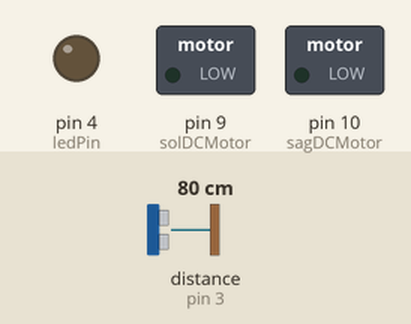
Bench run of a sketch on a simulated Arduino Uno, built with avr-gcc and run on an emulated ATmega328P. Shown: switched loads named in the sketch (green lamp = pin HIGH), output pins drawn as LEDs (lit = HIGH). Inputs (shaded band) come from the test bench; at power-on: distance to the obstacle (sensor on pin 3) 80 cm. The echo pulse lasts 58.3 µs per cm; random numbers use the default seed unless the sketch sets one; pins used as bus, display or sensor lines are not drawn.

Above: at 0.1 s.
At 1.1 s:
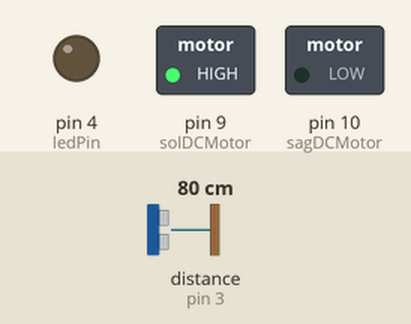
At 14.6 s:
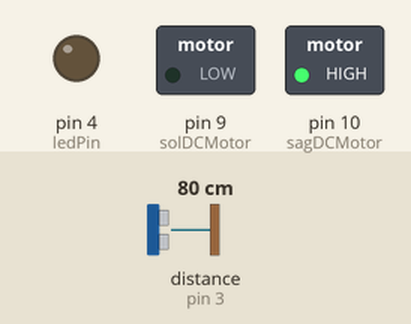
At 37.2 s:
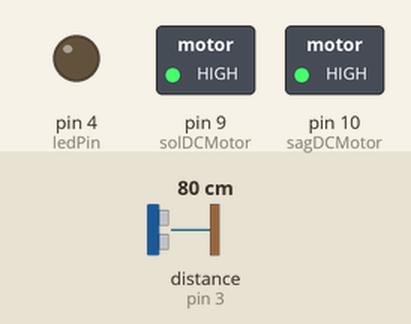
Timing chart, 0 to 40.9 s (numbered marks = the images above):
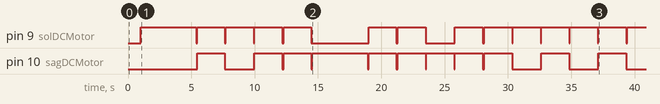

Measured:
- by itself, pin 10 (sagDCMotor): LOW → HIGH at 5.5 s, → LOW 2.2 s later, → HIGH 2.3 s later, → LOW 2.2 s later, … (22 changes in this stretch)

The sketch:

robot.ino
```cpp
short solDCMotor = 9;
short sagDCMotor = 10;
short trigPin = 2;
short echoPin = 3;
short ledPin = 4;
short sure;
short uzaklik = 0;
int mevcutKonum[2];
short sonKalanYon = 1;
short randomSayi;
short kaliciRandom;
short geciciUzaklik = 0;

void setup() {
  pinMode(solDCMotor, OUTPUT);
  pinMode(sagDCMotor, OUTPUT);
  pinMode(trigPin, OUTPUT);
  pinMode(echoPin, INPUT);
  pinMode(4, OUTPUT);
  pinMode(ledPin, OUTPUT);
  mevcutKonum[0] = 0;
  mevcutKonum[1] = 0;
  delay(1000);
}

/*
 * 90 DERECE = 2200 MS
 * 180 DERECE = 4400 MS
 * 270 DERECE = 6600 MS
 */
void ilerlet(short yon, int milisaniye) {
  // +Y EKSENİ İLERLETME
  if (yon == 1) {
    if (sonKalanYon == 1) {
      digitalWrite(solDCMotor, 1);
      digitalWrite(sagDCMotor, 1);
      delay(milisaniye);
      digitalWrite(solDCMotor, 0);
      digitalWrite(sagDCMotor, 0);
    }
    if (sonKalanYon == 2) {
      digitalWrite(solDCMotor, 1);
      delay(2200);
      digitalWrite(sagDCMotor, 1);
      delay(milisaniye);
      digitalWrite(solDCMotor, 0);
      digitalWrite(sagDCMotor, 0);
    }
    if (sonKalanYon == 3){
      digitalWrite(sagDCMotor, 1);
      delay(2200);
      digitalWrite(solDCMotor, 1);
      delay(milisaniye);
      digitalWrite(solDCMotor, 0);
      digitalWrite(sagDCMotor, 0);
    }
    if (sonKalanYon == 4) {
      digitalWrite(solDCMotor, 1);
      delay(4400);
      digitalWrite(sagDCMotor, 1);
      delay(milisaniye);
      digitalWrite(solDCMotor, 0);
      digitalWrite(sagDCMotor, 0);
    }
    sonKalanYon = 1;
    mevcutKonum[1] += milisaniye;
  }

  // -X EKSENİ İLERLETME
  if (yon == 2) {
    if (sonKalanYon == 1) {
      digitalWrite(sagDCMotor, 1);
      delay(2200);
      digitalWrite(solDCMotor, 1);
      delay(milisaniye);
      digitalWrite(solDCMotor, 0);
      digitalWrite(sagDCMotor, 0);
    }
    if (sonKalanYon == 2) {
      digitalWrite(solDCMotor, 1);
      digitalWrite(sagDCMotor, 1);
      delay(milisaniye);
      digitalWrite(solDCMotor, 0);
      digitalWrite(sagDCMotor, 0);
    }
    if (sonKalanYon == 3){
      digitalWrite(solDCMotor, 1);
      delay(4400);
      digitalWrite(sagDCMotor, 1);
      delay(milisaniye);
      digitalWrite(solDCMotor, 0);
      digitalWrite(sagDCMotor, 0);
    }
    if (sonKalanYon == 4) {
      digitalWrite(solDCMotor, 1);
      delay(2200);
      digitalWrite(sagDCMotor, 1);
      delay(milisaniye);
      digitalWrite(solDCMotor, 0);
      digitalWrite(sagDCMotor, 0);
    }
    sonKalanYon = 2;
    mevcutKonum[0] -= milisaniye;
  }

  // +X EKSENİ İLERLETME
  if (yon == 3) {
    if (sonKalanYon == 1) {
      digitalWrite(solDCMotor, 1);
      delay(2200);
      digitalWrite(sagDCMotor, 1);
      delay(milisaniye);
      digitalWrite(solDCMotor, 0);
      digitalWrite(sagDCMotor, 0);
    }
    if (sonKalanYon == 2) {
      digitalWrite(sagDCMotor, 1);
      delay(4400);
      digitalWrite(solDCMotor, 1);
      delay(milisaniye);
      digitalWrite(solDCMotor, 0);
      digitalWrite(sagDCMotor, 0);
    }
    if (sonKalanYon == 3){
      digitalWrite(solDCMotor, 1);
      digitalWrite(sagDCMotor, 1);
      delay(milisaniye);
      digitalWrite(solDCMotor, 0);
      digitalWrite(sagDCMotor, 0);
    }
    if (sonKalanYon == 4) {
      digitalWrite(sagDCMotor, 1);
      delay(2200);
      digitalWrite(solDCMotor, 1);
      delay(milisaniye);
      digitalWrite(solDCMotor, 0);
      digitalWrite(sagDCMotor, 0);
    }
    sonKalanYon = 3;
    mevcutKonum[0] += milisaniye;
  }

  // -Y EKSENİ İLERLETME
  if (yon == 4) {
    if (sonKalanYon == 1) {
      digitalWrite(solDCMotor, 1);
      delay(4400);
      digitalWrite(sagDCMotor, 1);
      delay(milisaniye);
      digitalWrite(solDCMotor, 0);
      digitalWrite(sagDCMotor, 0);
    }
    if (sonKalanYon == 2) {
      digitalWrite(sagDCMotor, 1);
      delay(2200);
      digitalWrite(solDCMotor, 1);
      delay(milisaniye);
      digitalWrite(solDCMotor, 0);
      digitalWrite(sagDCMotor, 0);
    }
    if (sonKalanYon == 3){
      digitalWrite(solDCMotor, 1);
      delay(2200);
      digitalWrite(sagDCMotor, 1);
      delay(milisaniye);
      digitalWrite(solDCMotor, 0);
      digitalWrite(sagDCMotor, 0);
    }
    if (sonKalanYon == 4) {
      digitalWrite(sagDCMotor, 1);
      digitalWrite(solDCMotor, 1);
      delay(milisaniye);
      digitalWrite(solDCMotor, 0);
      digitalWrite(sagDCMotor, 0);
    }
    sonKalanYon = 4;
    mevcutKonum[1] -= milisaniye;
  }
  if (yon == 5) {
    digitalWrite(solDCMotor, 1);
    delay(6600);
    digitalWrite(solDCMotor, 0);
    digitalWrite(sagDCMotor, 1);
    delay(2200);
    digitalWrite(sagDCMotor, 0);
    mevcutKonum[0] = mevcutKonum[0] * (-1);
    mevcutKonum[1] = mevcutKonum[1] * (-1);
  }
}

void uzaklikBul() {
  digitalWrite(trigPin,0);
  delayMicroseconds(5);
  digitalWrite(trigPin,1);
  delayMicroseconds(10);
  digitalWrite(trigPin,0);
  sure = pulseIn(echoPin,1);
  uzaklik = sure/29.1/2;
  if (uzaklik >= 100) {
    uzaklik = 0;
  }
  delay(50);
}

void copAra(int rando) {
  if (geciciUzaklik <= uzaklik) { // Engel yoksa buraya girer
    if (sonKalanYon != rando) {
      ilerlet(rando,0);
      uzaklikBul();
      geciciUzaklik = uzaklik;
      ilerlet(rando,2200);
      uzaklikBul();
    } else {
      uzaklikBul();
      geciciUzaklik = uzaklik;
      ilerlet(rando,2200);
      uzaklikBul();
    }
    if (geciciUzaklik > uzaklik) {
      kaliciRandom = rando;
    }
  } else { // Engele yaklaşıyorsa buraya girer
    uzaklikBul(); // Bura gereksiz gibime geldi sonra bi bak
    geciciUzaklik = uzaklik;
    ilerlet(kaliciRandom,2200);
    uzaklikBul();
    if (uzaklik <= 4) {
      ilerlet(sonKalanYon,1000);
      ilerlet(5,1); // 1 i kafadan attım ihtiyaç yok zaten
      if (mevcutKonum[0] > 0) {
        if (mevcutKonum[1] > 0) {
          ilerlet(1,mevcutKonum[1]);
          ilerlet(3,mevcutKonum[0]);
        }
        if (mevcutKonum[1] < 0) {
          ilerlet(4,mevcutKonum[1]);
          ilerlet(3,mevcutKonum[0]);
        }
      }
      if (mevcutKonum[0] < 0) {
        if (mevcutKonum[1] > 0) {
          ilerlet(1,mevcutKonum[1]);
          ilerlet(2,mevcutKonum[0]);
        }
        if (mevcutKonum[1] < 0) {
          ilerlet(4,mevcutKonum[1]);
          ilerlet(2,mevcutKonum[0]);
        }
      }
      digitalWrite(ledPin, 1);
      sonKalanYon = 1;
      geciciUzaklik = 0;
      uzaklik = 0;
      mevcutKonum[0] = 0;
      mevcutKonum[1] = 0;
      delay(10000);
      digitalWrite(ledPin, 0);
    }
  }
}

void loop() {
  randomSayi = random(1,5);
  copAra(randomSayi);
}
```
